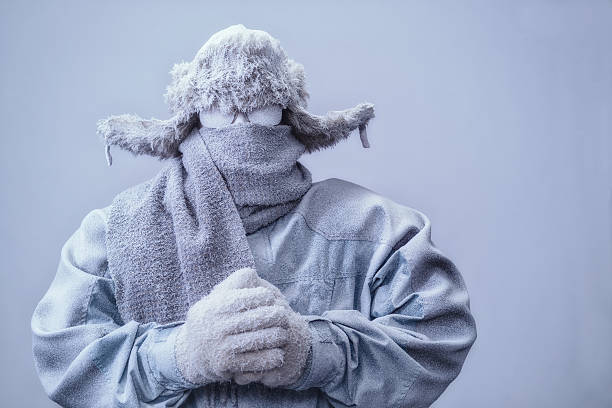
#> input picture images/cool.jpg, 612 x 408 px; its folder holds only this picture in this run
$ python WarmCoolPredictor.py
#> lines starting #> are read from the running program, lines starting #| are printed output that depends on the picture; after the words box and inside, x2 and y2 are one past the last pixel; in counts of white or black regions, pixels touching at a corner belong together
import os
from typing import Tuple

import cv2
import numpy as np
from logger.logger import logger

class WarmCoolPredictor:
    def __init__(self, images_dir: str = "images"):
        """
        Initializes the WarmCoolPredictor with a specified directory for images.

        Parameters:
            images_dir (str): The directory path where images are stored.
        """
        self.image_dir_path = images_dir

    def delete_files(self):
        """
        Deletes all files in the images directory.
        """
        for file in os.listdir(self.image_dir_path):
            os.remove(os.path.join(self.image_dir_path, file))
        logger.info("All files in the image directory have been deleted.")

    def get_files(self):
        """
        Retrieves file names in the images directory with specified extensions.

        Returns:
            List[str]: A list of file names with specified extensions.
        """
        allowed_extensions = ('.jpg', '.jpeg', '.png', '.gif')
        return [file for file in os.listdir(self.image_dir_path) if file.endswith(allowed_extensions)]

    def get_image(self, image_name: str):
        """
        Reads an image from the images' directory.

        Parameters:
            image_name (str): The name of the image file.

        Returns:
            np.ndarray: The image array.
        """
#> called with image_name = 'cool.jpg'
        return cv2.imread(os.path.join(self.image_dir_path, image_name))
#> returned value is the input picture: shape (408, 612, 3); mean B, G, R 194, 167.1, 155.6

    def get_hsv_image(self, image_name: str):
        """
        Converts an image to HSV color space.

        Parameters:
            image_name (str): The name of the image file.

        Returns:
            np.ndarray: The HSV image array.
        """
        image = self.get_image(image_name)
        return cv2.cvtColor(image, cv2.COLOR_BGR2HSV)
#> returned value: shape (408, 612, 3); mean H, S, V 111.3, 53.3, 194

    def get_hue_channel(self, image_name: str):
        """
        Retrieves the hue channel from an HSV image.

        Parameters:
            image_name (str): The name of the image file.

        Returns:
            np.ndarray: The hue channel array.
        """
        hsv_image = self.get_hsv_image(image_name)
        return hsv_image[:, :, 0]
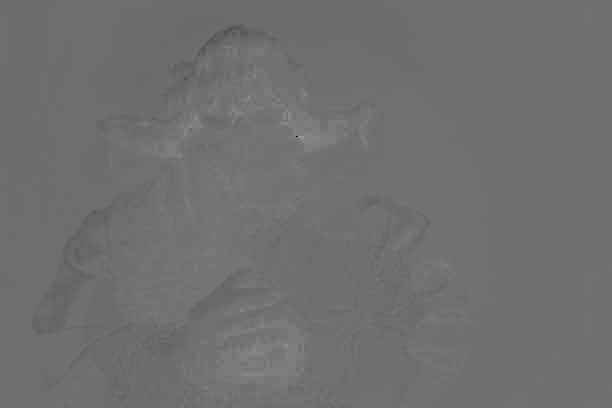
#> returned value: shape (408, 612); min 0, max 165, mean 111.3

    def get_saturation_channel(self, image_name: str):
        """
        Retrieves the saturation channel from an HSV image.

        Parameters:
            image_name (str): The name of the image file.

        Returns:
            np.ndarray: The saturation channel array.
        """
        hsv_image = self.get_hsv_image(image_name)
        return hsv_image[:, :, 1]

    def get_value_channel(self, image_name: str):
        """
        Retrieves the value channel from an HSV image.

        Parameters:
            image_name (str): The name of the image file.

        Returns:
            np.ndarray: The value channel array.
        """
        hsv_image = self.get_hsv_image(image_name)
        return hsv_image[:, :, 2]

    def get_dull_percentage(self, image_name: str) -> float:
        """
        Calculates the percentage of dull pixels in an image.

        Parameters:
            image_name (str): The name of the image file.

        Returns:
            float: The percentage of dull pixels.
        """
        saturation_channel = self.get_saturation_channel(image_name)
        value_channel = self.get_value_channel(image_name)
        saturation_threshold = 80
        value_threshold = 100
        dull_mask = (saturation_channel < saturation_threshold) & (value_channel < value_threshold)
        dull_percentage = (np.sum(dull_mask) / saturation_channel.size) * 100
        return dull_percentage

    def get_warm_cool_mask(self, image_name: str):
        """
        Creates masks for warm and cool colors in an image.

        Parameters:
            image_name (str): The name of the image file.

        Returns:
            Tuple[np.ndarray, np.ndarray, np.ndarray]: The hue channel, warm mask, and cool mask arrays.
        """
        hue_channel = self.get_hue_channel(image_name)
        warm_mask = hue_channel < 60
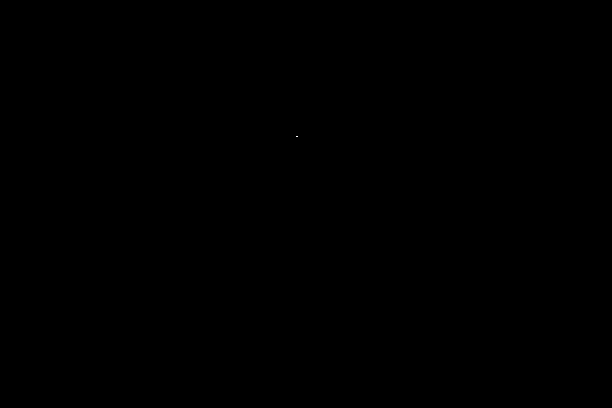
#> warm_mask: shape (408, 612) bool; 0% white in thin lines or dots, all inside (x1, y1, x2, y2) = (296, 136, 298, 137)
        cool_mask = (hue_channel > 90) & (hue_channel <= 180)
#> cool_mask: shape (408, 612) bool; 99.9% white; black in thin lines or dots, all inside (x1, y1, x2, y2) = (75, 26, 377, 302)
        return hue_channel, warm_mask, cool_mask

    def get_warm_cool_percentage(self, image_name: str) -> Tuple[float, float]:
        """
        Calculates the percentages of warm and cool pixels in an image.

        Parameters:
            image_name (str): The name of the image file.

        Returns:
            Tuple[float, float]: The percentages of warm and cool pixels.
        """
        hue_channel, warm_mask, cool_mask = self.get_warm_cool_mask(image_name)
        total_pixels = hue_channel.size
#> total_pixels = 249696
        warm_pixels = np.count_nonzero(warm_mask)
#> warm_pixels = 2
        cool_pixels = np.count_nonzero(cool_mask)
#> cool_pixels = 249522
        warm_percentage = (warm_pixels / total_pixels) * 100
#> warm_percentage = 0.000801
        cool_percentage = (cool_pixels / total_pixels) * 100
#> cool_percentage = 99.93
        return warm_percentage, cool_percentage

    def display_masks(self, image_name: str):
        """
        Displays the hue, warm, and cool masks of an image.

        Parameters:
            image_name (str): The name of the image file.
        """
        hue_channel, warm_mask, cool_mask = self.get_warm_cool_mask(image_name)
        images = cv2.hconcat([hue_channel, warm_mask, cool_mask])
        cv2.imshow("Hue, Warm and Cool Masks", images)
        cv2.waitKey(0)
        cv2.destroyAllWindows()

    def predict_image(self, image_name: str) -> str:
        """
        Predicts whether the image is warm, cool, dull, or bright.

        Parameters:
            image_name (str): The name of the image file.

        Returns:
            str: The prediction result.
        """
        warm_percentage, cool_percentage = self.get_warm_cool_percentage(image_name)
#> warm_percentage = 0.000801; cool_percentage = 99.93
        dull_percentage = self.get_dull_percentage(image_name)
#> in get_saturation_channel, `return hsv_image[:, :, 1]`:
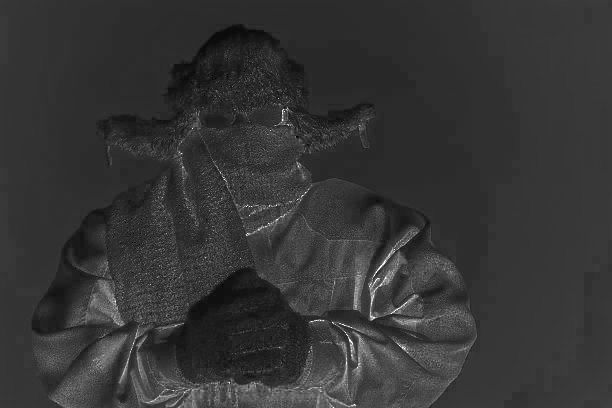
#> returned value: shape (408, 612); min 0, max 255, mean 53.3
#> in get_value_channel, `return hsv_image[:, :, 2]`:
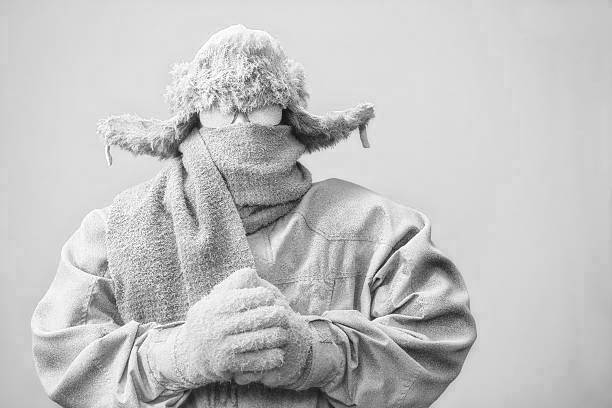
#> returned value: shape (408, 612); min 4, max 255, mean 194
#> in get_dull_percentage, `dull_mask = (saturation_channel < saturation_threshold) & (value_chann..`:
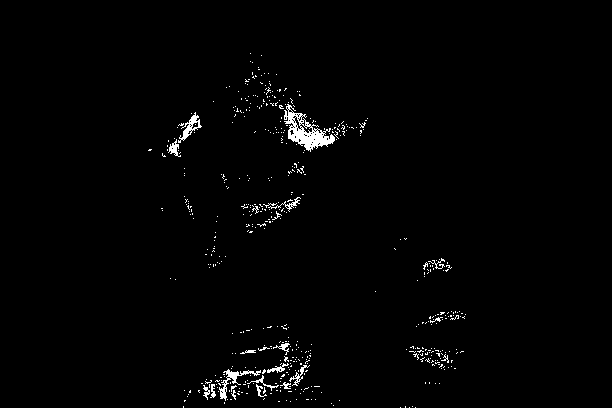
#> dull_mask: shape (408, 612) bool; 1.4% white in thin lines or dots, all inside (x1, y1, x2, y2) = (148, 53, 466, 408)
#> in get_dull_percentage, `dull_percentage = (np.sum(dull_mask) / saturation_channel.size) * 100`: dull_percentage = 1.39
#> dull_percentage = 1.39
        logger.info(f"Dull percentage: {dull_percentage:.2f}%")
        logger.info(f"Warm percentage: {warm_percentage:.2f}%")
        logger.info(f"Cool percentage: {cool_percentage:.2f}%")
        self.delete_files()
        is_dull = dull_percentage > 50
#> is_dull = False
        is_warm = warm_percentage > cool_percentage
#> is_warm = False

        if is_warm and is_dull:
            return "Warm and Dull"
        elif is_warm and not is_dull:
            return "Warm and Bright"
        elif not is_warm and is_dull:
            return "Cool and Dull"
        else:
            return "Cool and Bright"

    def loop_images(self):
        """
        Loops through the images in the images directory and predicts each image.
        """
        for image_name in self.get_files():
            logger.info(f"Predicting image: {image_name}")
            prediction = self.predict_image(image_name)
            logger.info(f"The image {image_name} is: {prediction}")
            logger.info("*" * 50)

if __name__ == "__main__":
    wc_predictor = WarmCoolPredictor("../images")
    wc_predictor.loop_images()
